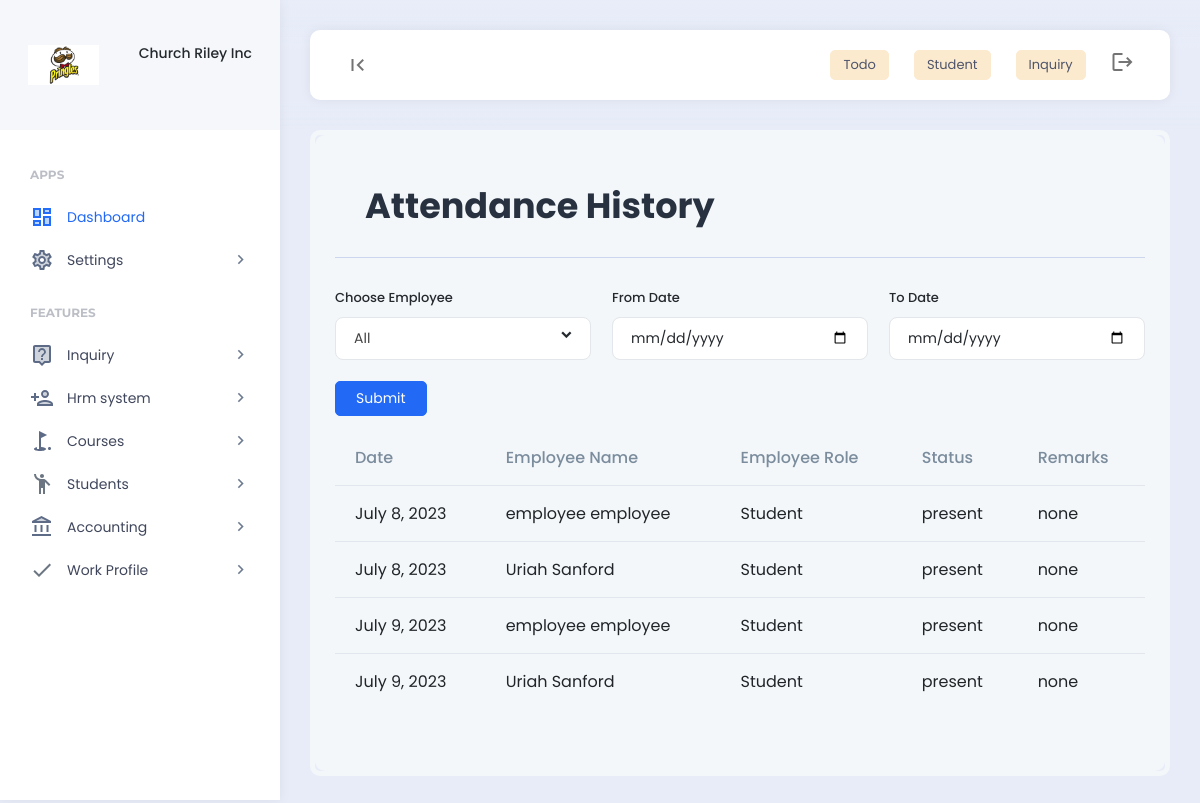
The page /attendance_history/ (signed in) on the database as committed earlier.
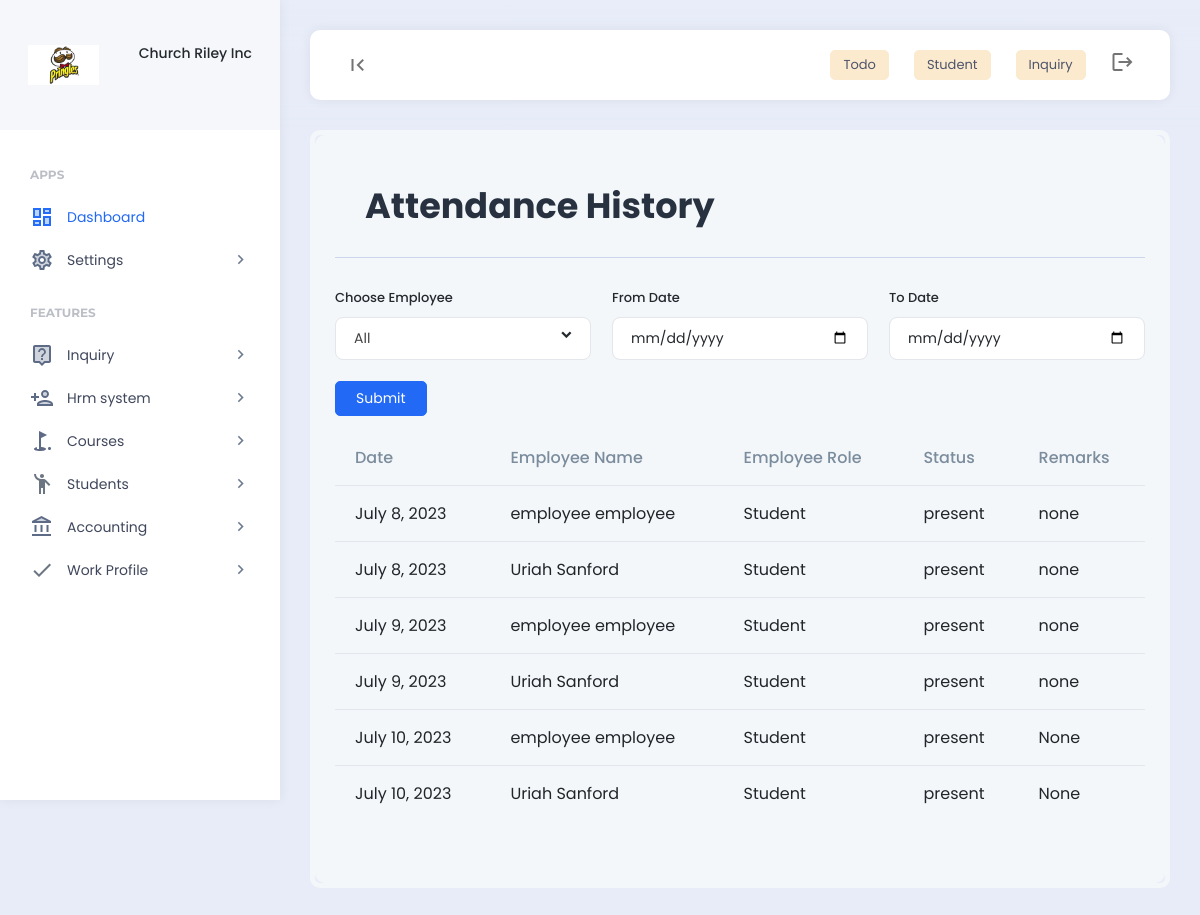
The same page on the database as committed later.
### features/models.py (models this page shows, shortened)
class Company(models.Model):
    company_name = models.CharField(max_length=255)
    company_address = models.CharField(max_length=255)
    company_email = models.CharField(max_length=255)
    company_contact_number = models.CharField(max_length=255)
    company_logo = models.ImageField(upload_to='company_images/')
    payment_terms = models.TextField()
    created = models.DateField(auto_now_add=True)
    class Meta:
        verbose_name_plural = "03. Company Setup"

### hrm/models.py (models this page shows, shortened)
class Attendance(models.Model):
    employee = models.ForeignKey(Employee, on_delete=models.CASCADE)
    date = models.DateField()
    status = models.CharField(max_length=20, choices=ATTENDANCE_CHOICES)
    reason = models.TextField(blank=True, null=True)
    is_opened = models.BooleanField(default=False)
    last_updated = models.DateTimeField(auto_now=True)
    class Meta:
        verbose_name_plural = "02. Attendance"

class Employee(models.Model):
    department = models.ForeignKey(Department, on_delete=models.SET_NULL,null=True)
    designation = models.ForeignKey(Designation, on_delete=models.SET_NULL,null=True)
    user = models.OneToOneField(User, on_delete=models.CASCADE)
    permission = models.ForeignKey(Permission,on_delete=models.SET_NULL,null=True, blank=True)
    code = models.CharField(max_length=100,null=True, blank=True)
    email = models.CharField(max_length=200,null=True, blank=True)
    contact = models.CharField(max_length=200,null=True, blank=True)
    address = models.CharField(max_length=200,null=True, blank=True)
    emp_salary = models.CharField(max_length=200,null=True, blank=True)
    emp_password = models.CharField(max_length=200,null=True, blank=True)
    date_joined = models.DateTimeField(null=True, blank=True)
    date_modified = models.DateTimeField(auto_now=True)
    created = models.DateTimeField(auto_now_add=True)
    class Meta:
        verbose_name_plural = "01. Employees"

### account/models.py (models this page shows, shortened)
class Permission(models.Model):
    role = models.OneToOneField(Role, on_delete=models.CASCADE)
    create_finance = models.BooleanField(default=0)
    read_finance = models.BooleanField(default=0)
    update_finance = models.BooleanField(default=0)
    delete_finance = models.BooleanField(default=0)
    manage_finance = models.BooleanField(default=0)
    manage_company = models.BooleanField(default=0)
    create_account = models.BooleanField(default=0)
    read_account = models.BooleanField(default=0)
    update_account = models.BooleanField(default=0)
    delete_account = models.BooleanField(default=0)
    manage_account = models.BooleanField(default=0)
    create_leads = models.BooleanField(default=0)
    read_leads = models.BooleanField(default=0)
    update_leads = models.BooleanField(default=0)
    delete_leads = models.BooleanField(default=0)
    manage_leads = models.BooleanField(default=0)
    manage_leads = models.BooleanField(default=0)
    create_hrm = models.BooleanField(default=0)
    read_hrm = models.BooleanField(default=0)
    update_hrm = models.BooleanField(default=0)
    delete_hrm = models.BooleanField(default=0)
    manage_hrm = models.BooleanField(default=0)
    create_course = models.BooleanField(default=0)
    read_course = models.BooleanField(default=0)
    update_course = models.BooleanField(default=0)
    delete_course = models.BooleanField(default=0)
    manage_course = models.BooleanField(default=0)
    create_student = models.BooleanField(default=0)
    read_student = models.BooleanField(default=0)
    update_student = models.BooleanField(default=0)
    delete_student = models.BooleanField(default=0)
    manage_student = models.BooleanField(default=0)
    create_inquiry = models.BooleanField(default=0)
    read_inquiry = models.BooleanField(default=0)
    update_inquiry = models.BooleanField(default=0)
    delete_inquiry = models.BooleanField(default=0)
    manage_inquiry = models.BooleanField(default=0)
    def __str__(self):
        return self.role.role
    class Meta:
        verbose_name_plural = "02. Permissions"

class Role(models.Model):
    role = models.CharField(max_length=255)
    class Meta:
        verbose_name_plural = "01. Role"

### hrm/views.py (the view)
# urls.py: path("attendance_history/", views.attendance_history, name="attendance_history"),
def attendance_history(request):
    if 'manage_hrm' in custom_data_views(request):
        if request.method =="POST":
            to_date = request.POST['to_date']
            from_date = request.POST['from_date']
            employee_ids = request.POST['employees']
            if employee_ids == "all":
                attendance = Attendance.objects.filter(
                    date__range=[from_date, to_date])
            else:
                attendance = Attendance.objects.filter(
                    date__range=[from_date, to_date],
                    employee__id__in=employee_ids
                )
            employees = Employee.objects.all()
            context={
                'attendance':attendance,
                'employees':employees,
            }
        else:
            employees = Employee.objects.all()
            attendance= Attendance.objects.all()
            context={
                'attendance':attendance,
                'employees':employees,
            }
        return render(request,'hrm/attendance_history.html',context)

### templates/hrm/attendance_history.html (shortened to what this page needs)
{% include 'header.html' %}
<div class="app-content">
    <div class="content-wrapper">
        <div class="example-container">
            <div class="example-content bg-light">
                <div class="page-description d-flex align-items-center">
                    <div class="page-description-content flex-grow-1">
                        <h1>Attendance History</h1>
                    </div>
                </div>
                <form action="{% url 'attendance_history' %}" method="POST">
                    <div class="row">
                        <div class="col-4">
                            <label for="inputState" class="form-label">Choose Employee</label>
                        </div>
                        <div class="col-4">
                            <label for="inputPassword4" class="form-label">From Date</label>
                            <input type="date" class="form-control" id="inputPassword4" name="from_date" required>
                        </div>
                        <div class="col-4">
                            <label for="inputPassword4" class="form-label">To Date</label>
                            <input type="date" class="form-control" id="inputPassword4" name="to_date" required>
                        </div>
                    </div>
                    <div class="row">
                        <div class="col-3 mt-4">
                            <a href="#"><button type="submit" class="btn btn-primary">Submit</button></a>
                        </div>
                    </div>
                </form>
                <div class="row">
					<div class="table-responsive">
						<table id="datable_1" class="table nowrap w-100 mb-5">
							<thead>
								<tr>
									<th>Date</th>
									<th>Employee Name</th>
									<th>Employee Role</th>
									<th>Status</th>
									<th>Remarks</th>
								</tr>
							</thead>
							<tbody>
								{% for attendance in attendance %}
								<tr>
									<td>{{attendance.date}}</td>
									<td>{{attendance.employee.user.first_name}} {{attendance.employee.user.last_name}}</td>
									<td>{{attendance.employee.permission}}</td>
									<td>{{attendance.status}}</td>
									<td>{{attendance.reason}}</td>
								</tr>
								{% endfor %}
							</tbody>
						</table>
					</div>
				</div>
            </div>
        </div>
    </div>
</div>
{% include 'footer.html' %}

### templates/header.html (shortened to what this page needs)
{% load static %}
<body>
    {% include 'nav_links.html' %}
    <div class="app align-content-stretch d-flex flex-wrap">
        <div class="app-sidebar">
            <div class="logo d-flex align-items-center">
                <div class="row">
                    <div class="col-2">
                        <img src="{{company.company_logo.url}}" height="40">
                    </div>
                    <div class="col-2"></div>
                    <div class="col-8">
                        <div class="sidebar-user-switcher user-activity-online">
                            <h6>{{company.company_name}}</h6>
                        </div>
                    </div>
                </div>
            </div>
            <div class="app-menu">
                <ul class="accordion-menu">
                    <li class="sidebar-title">
                        Apps
                    </li>
                    <li class="active-page">
                        <a href="{% url 'home' %}" class="active"><i class="material-icons-two-tone">dashboard</i>Dashboard</a>
                    </li>
                    <li>
                        <a href=""><i class="material-icons-two-tone">settings</i>Settings<i class="material-icons has-sub-menu">keyboard_arrow_right</i></a>
                    </li>
                    <li class="sidebar-title">
                        Features
                    </li>
                    {% if 'inquiry' in permissions %}
                    <li>
                        <a href=""><i class="material-icons-two-tone">live_help</i>Inquiry<i class="material-icons has-sub-menu">keyboard_arrow_right</i></a>
                    </li>
                    {% endif %}
                    {% if 'hrm' in permissions %}
                    <li>
                        <a href=""><i class="material-icons-two-tone">person_add</i>Hrm system<i class="material-icons has-sub-menu">keyboard_arrow_right</i></a>
                    </li>
                    {% endif %}
                    <li>
                        {% if 'read_course' in permissions %}
                        <a href=""><i class="material-icons-two-tone">golf_course</i>Courses<i class="material-icons has-sub-menu">keyboard_arrow_right</i></a>
                        {% endif %}
                    </li>
                    {% if 'student' in permissions %}
                    <li>
                        <a href="#"><i class="material-icons-two-tone">emoji_people</i>Students<i class="material-icons has-sub-menu">keyboard_arrow_right</i></a>
                    </li>
                    {% endif %}
                    <li>
                        {% if 'read_finance' in permissions %}
                        <a href="#"><i class="material-icons-two-tone">account_balance</i>Accounting<i class="material-icons has-sub-menu">keyboard_arrow_right</i></a>
                        {% endif %}
                    </li>
                    <li>
                        <a href="#"><i class="material-icons-two-tone">done</i>Work Profile<i class="material-icons has-sub-menu">keyboard_arrow_right</i></a>
                    </li>
                </ul>
            </div>
        </div>
        <div class="app-container">
            <div class="app-header">
                <nav class="navbar navbar-light navbar-expand">
                    <div class="container-fluid">
                        <div class="navbar-nav" id="navbarNav">
                            <ul class="navbar-nav">
                                <li class="nav-item">
                                    <a class="nav-link hide-sidebar-toggle-button" href="#"><i class="material-icons">first_page</i></a>
                                </li>
                            </ul>
                        </div>
                        <div class="d-flex">
                            <ul class="navbar-nav">
                                <li class="nav-item hidden-on-mobile">
                                    <a class="nav-link" href="{% url 'todo' %}">
                                        <button type="button" class="btn btn-secondary btn-sm">Todo</button>
                                    </a>
                                </li>
                                {% if 'student' in permissions %}
                                <li class="nav-item hidden-on-mobile">
                                    <a class="nav-link" href="{% url 'student' %}">
                                        <button type="button" class="btn btn-secondary btn-sm">Student</button>
                                    </a>
                                </li>
                                {% endif %}
                                {% if 'inquiry' in permissions %}
                                <li class="nav-item hidden-on-mobile">
                                    <a class="nav-link" href="{% url 'inquiry' %}">
                                        <button type="button" class="btn btn-secondary btn-sm">Inquiry</button>
                                    </a>
                                </li>
                                {% endif %}
                                <li class="nav-item">
                                    <a class="nav-link" data-bs-toggle="modal" data-bs-target="#exampleModalCenterAddYear"><i class="material-icons">logout</i></a>
                                </li>
                            </ul>
                        </div>
                    </div>
                </nav>
            </div>

### templates/nav_links.html (shortened to what this page needs)
{% load static %}
<!DOCTYPE html>
<html lang="en">
<head>
    <link href="{% static 'assets/plugins/bootstrap/css/bootstrap.min.css' %}" rel="stylesheet">
    <link href="{% static 'assets/plugins/perfectscroll/perfect-scrollbar.css' %}" rel="stylesheet">
    <link href="{% static 'assets/plugins/pace/pace.css' %}" rel="stylesheet">
    <link href="{% static 'assets/plugins/datatables/datatables.min.css' %}" rel="stylesheet">
    <link href="{% static 'assets/css/main.min.css' %}" rel="stylesheet">
    <link href="{% static 'assets/css/custom.css'%}" rel="stylesheet">
    <link href="{% static 'assets/plugins/highlight/styles/github-gist.css' %}" rel="stylesheet">
    <link href="{% static 'assets/plugins/summernote/summernote-lite.min.css' %}" rel="stylesheet">
    <link href="{% static 'assets/plugins/select2/css/select2.min.css' %}" rel="stylesheet">
    <link href="{% static 'assets/plugins/flatpickr/flatpickr.min.css' %}" rel="stylesheet">
</head>

### templates/footer.html (shortened to what this page needs)
</div>
</div>
 {% load static %}
</body>
</html>

Rows that differ between the two databases and show on the page:
added Attendance: date "July 10, 2023", employee.user.first_name "employee", employee.user.last_name "employee", employee.permission "Student", status "present", reason "None"
added Attendance: date "July 10, 2023", employee.user.first_name "Uriah", employee.user.last_name "Sanford", employee.permission "Student", status "present", reason "None"
